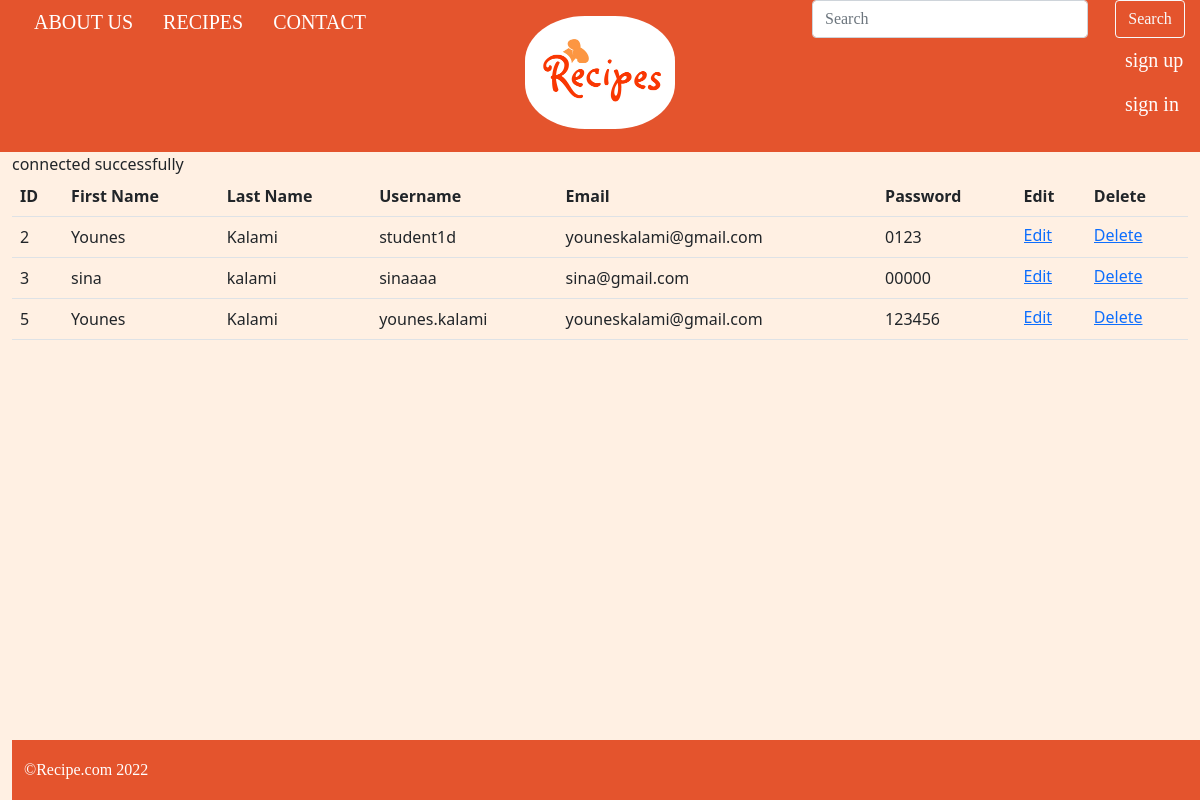
Screenshot of /TEAM10/profile.php with the database file from the repository.
### tables this page shows
CREATE TABLE `user_accounts` (
  `id` int NOT NULL,
  `first_name` varchar(50) NOT NULL,
  `last_name` varchar(50) NOT NULL,
  `username` varchar(50) NOT NULL,
  `email` varchar(50) NOT NULL,
  `password` varchar(50) NOT NULL
);

### TEAM10/profile.php (the view, shortened to what this page needs)
<?php
include 'header.php';
require 'db.php';
$sql = "select * from user_accounts";
$result = $conn->query($sql);?>
<table class="table">
<tr>
<th>ID</th><th>First Name</th><th>Last Name</th>
<th>Username</th><th>Email</th><th>Password</th> <th>Edit</th>
<th>Delete</th>
</tr>
<?php
if($result ->num_rows > 0) {
    while($row = $result ->fetch_assoc()){
?>
<tr>
<td><?php echo $row["id"]; ?></td>
<td><?php echo $row["first_name"]; ?></td>
<td><?php echo $row["last_name"]; ?></td>
<td><?php echo $row["username"]; ?></td>
<td><?php echo $row["email"]; ?></td>
<td><?php echo $row["password"]; ?></td>
<td><a href="edit-profile.php?id=<?php echo $row['id']; ?>">Edit</a></td>
<td><a href="delete_account.php?id=<?php echo $row['id']; ?>">Delete</a></td>
</tr>
<?php
}
}
else
{
    echo "no results";
}
?>
</table>
<?php include 'footer.php' ?>

### TEAM10/header.php (shortened to what this page needs)
<!DOCTYPE html>
<html lang="en">
<head>
    <link rel="stylesheet" href="style_1.css">
    <link href="https://cdn.jsdelivr.net/npm/bootstrap@5.1.3/dist/css/bootstrap.min.css" rel="stylesheet">
</head>
<body>
    <div>
        <header>
            <div class="container-fluid c_header">
                <div class="row  text-center">
                    <div class="col-xl-4 border-show">
                    <br>
                    <br>
                    <input type="button" class="btn" style="color: white; font-family: 'Patrick Hand', cursive;
                    font-size: 20px !important; " onclick="location.href='index.php';" value="ABOUT US" />
                    <input type="button" class="btn" style="color: white; font-family: 'Patrick Hand', cursive;
                    font-size: 20px !important; " onclick="location.href='recipes.php';" value="RECIPES" />
                    <input type="button" class="btn" style="color: white; font-family: 'Patrick Hand', cursive;
                    font-size: 20px !important; " onclick="location.href='contact.php';" value="CONTACT" />
                    </div>
                    <div class="col-xl-4 border-show">
                      <a href="index.php">
                      <img src="PICTURES/recipe.jpg" class="img-fluid" alt="logo" width= 150 ></a>
                    </div>
                    <div class="col-xl-3 border-show">
                      <form  action="search_result.php" method="post" class="form-inline my-2 my-lg-0">
                          <br>
                          <br>
                           <input class="form-control mr-sm-2" placeholder="Search" name= "query" aria-label="Search" type = "text" id = "searchBar" oninput = "Search((this.value).toLowerCase())">
                        </div>
                        <div class="col-xl-1 border-show">
                        <br>
                        <br>
                        <input type="submit" class="btn btn-outline-light" name="do-search" value= "Search"> </form>
                        <input type="button" class="btn" style="color: white; font-family: 'Patrick Hand', cursive;
                    font-size: 20px !important; " onclick="location.href='form.php';" value="sign up"  />
                    <input type="button" class="btn" style="color: white; font-family: 'Patrick Hand', cursive;
                    font-size: 20px !important; " onclick="location.href='login.php';" value="sign in"  />
                    </div>
                </div>
            </div>
        </header>
    </div>
  <div class="container-fluid" style="background-color: #FFF0E3;">

### TEAM10/db.php (shortened to what this page needs)
<?php
    echo "connected successfully"."<br>";
?>

### TEAM10/footer.php
<footer class="footer">
        <div class="container-fluid">
            <span class="text-white">&copy;Recipe.com 2022</span>
        </div>
    </footer>
</body>
</html>

### TEAM10/style_1.css (style rules this page uses)
html { background-color: #FFF0E3; }
.c_header { background-color: #e4542d; font-family: 'Patrick Hand', cursive; }
.footer { font-family: 'Patrick Hand', cursive; background-color: #e4542d; position: fixed; bottom: 0; width: 100%; height: 60px; line-height: 60px; }
img { margin-left:auto; display: block ; margin-right: auto; border-radius: 40%; margin-top: 2ch; margin-bottom: 2ch; }
a { display: inline-block; line-height: 1em; overflow: hidden; }

### rows the page displays
user_accounts: id "2", first_name "Younes", last_name "Kalami", username "student1d", email "youneskalami@gmail.com", password "0123"
user_accounts: id "3", first_name "sina", last_name "kalami", username "sinaaaa", email "sina@gmail.com", password "00000"
user_accounts: id "5", first_name "Younes", last_name "Kalami", username "younes.kalami", email "youneskalami@gmail.com", password "123456"
